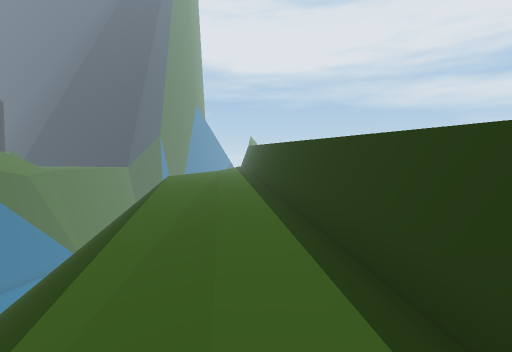
view 1 (above)

21 first-person views from a walk through a 3-D level made in the Unity game engine. The camera is 1.3 m above the floor, tilts 4° down and sees 85° across. The floor is counted in squares, 1 m on a side. Each view is taken from the middle of a square. On the plan, view 1 faces up. The plan holds only what a view shows up to about 13 squares ahead; the rest is blank. The place goes on beyond the plan. The player is left out.

view 2
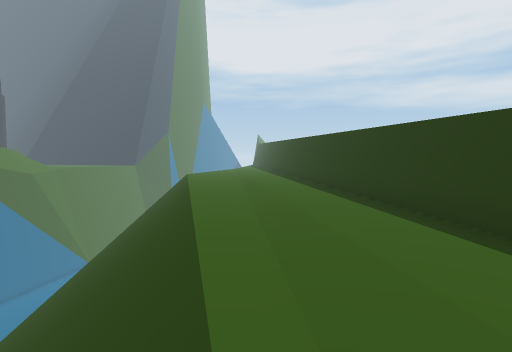

view 3
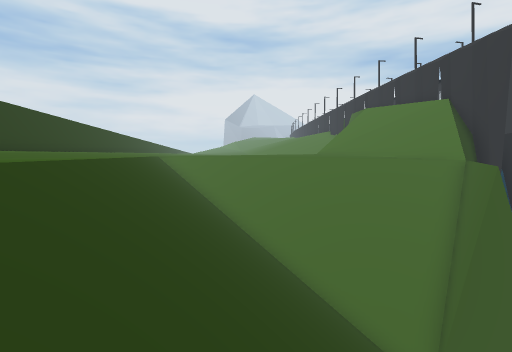

view 4
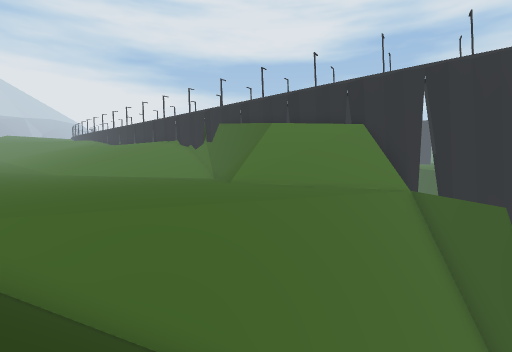

view 5
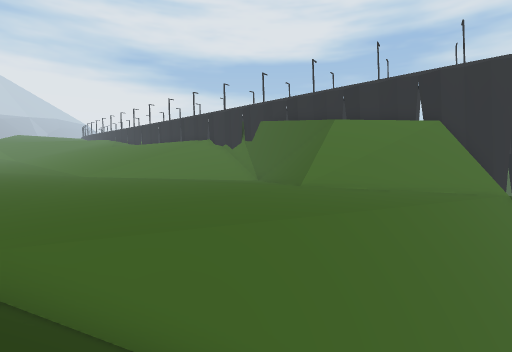

view 6
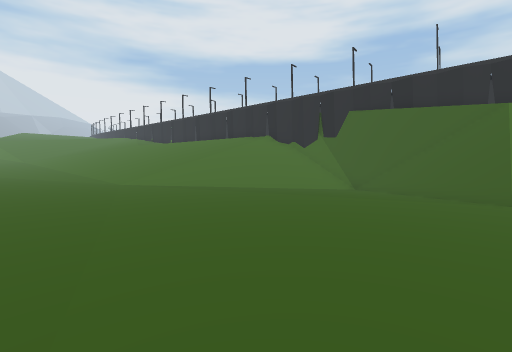

view 7
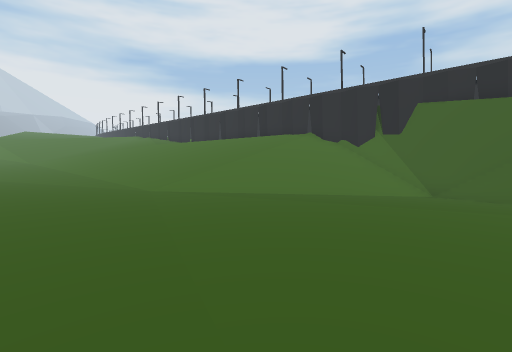

view 8
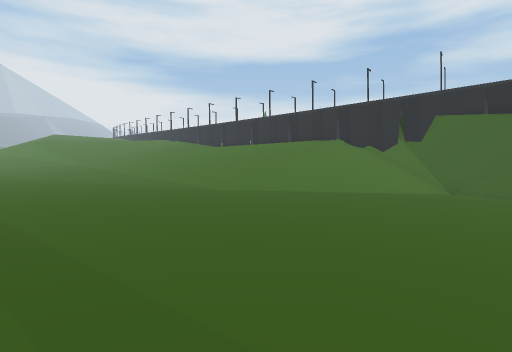

view 9
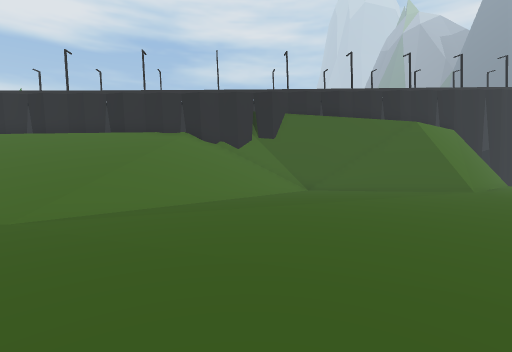

view 10
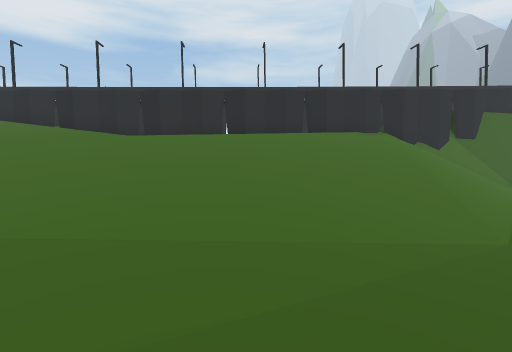

view 11
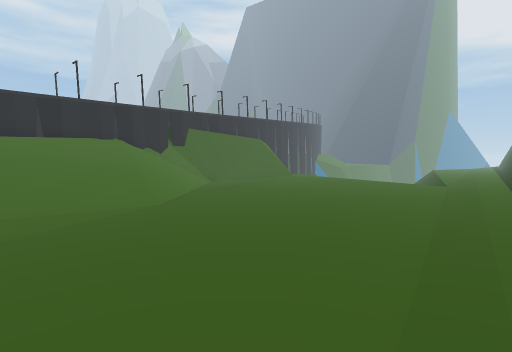

view 12
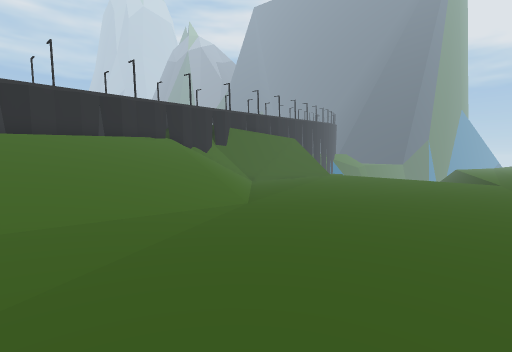

view 13
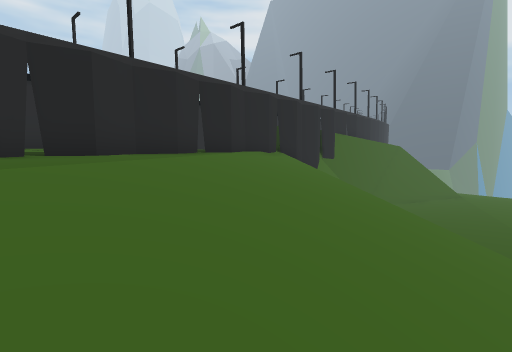

view 14
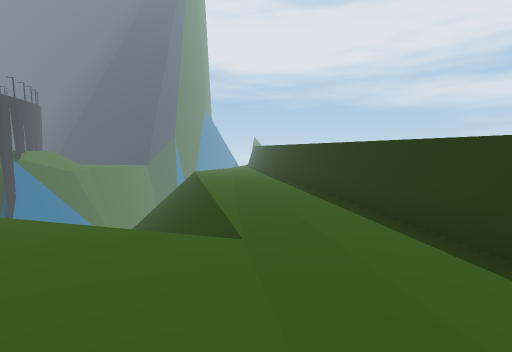

view 15
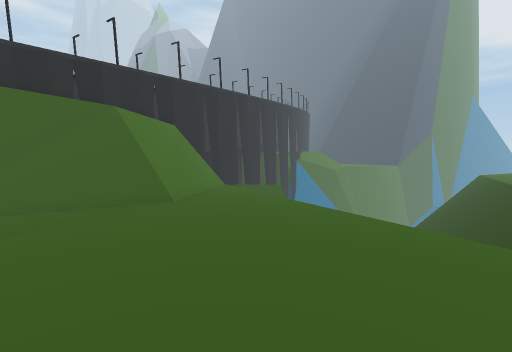

view 16
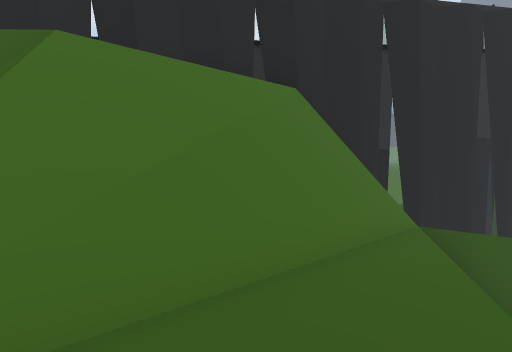

view 17
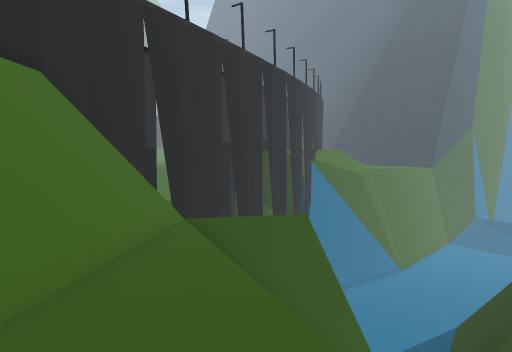

view 18
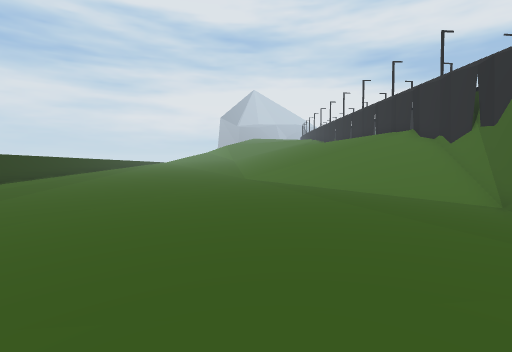

view 19
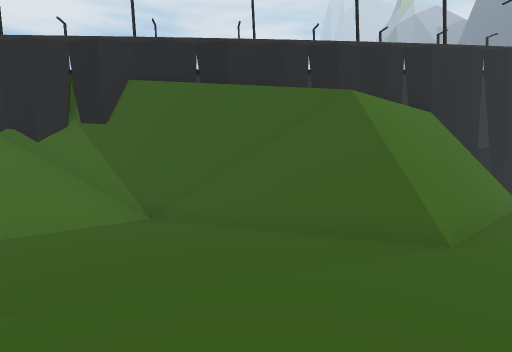

view 20
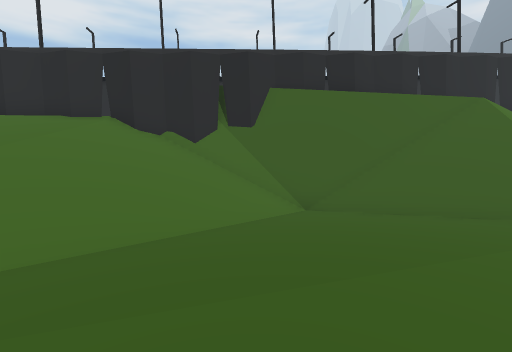

view 21
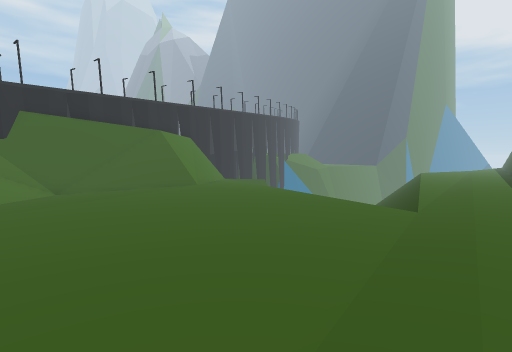

### Floor plan
Key: @ floor where view 1 was taken; # wall or solid block; . main floor; - floor 0.5 m lower than the main floor; _ floor 0.75 m lower than the main floor; : floor 1.25 m higher than the main floor; + floor 2 m higher than the main floor; * floor 2.5 m higher than the main floor; % floor 4.75 m higher than the main floor; / step, stairs or slope; = window, fence, low wall or low ledge; v drop or lower ground.
Columns run from 22 left of view 1 to 3 right of it. Each row starts with its distance up from view 1.
 16          vvvv  /
 15          vvvv////.....=#
 14           vv//////.....#
 13            v//////.....#
 12            v//////.....#
 11            ///////.....#
 10    v        ///////....#v
  9    vv   ##v ///////....#v
  8     v  v##=#///////....#v
  7 v   v  vv###=//////....#v
  6 v   v  vvv###=//////...##
  5     /vvvvvvv##=/////...=#
  4      vvv_vvvvv#=////...=#
  3      v:#..-vvvv##///...=#
  2      /v##.....vvvv///...#
  1      /vv#=.......v=//...#
  0       vv##=........./.@.#
 -1       vvv##=............#
 -2       v v##=............#
 -3       % v#=.............
 -4       #v##..............
 -5    v   v#=..............
 -6    v   v#...............
 -7        v#-..............
 -8        v#/..............
 -9        ==//..............
-10        /////.............=
-11        #/////............=
-12         #/////...........=
-13     v   v//////..........
-14     v   v///////.........
-15     v   v///////.........
-16         #///////.........
-17         #*//////........
-18         #*//////....... .
-19         #*+//////......
-20         /*+//////......
-21         #  //////.

Positions as (right, up) in squares from view 1, and headings:
1: (0, 0), facing up
2: (-2, 2), facing up
3: (-7, 16), facing down
4: (-3, 8), facing down-left
5: (-2, 5), facing down-left
6: (-2, -1), facing down-left
7: (-2, -4), facing down-left
8: (1, -4), facing down-left
9: (-1, -9), facing left
10: (-2, -18), facing left
11: (2, -18), facing up-left
12: (0, -20), facing up-left
13: (-8, -20), facing up-left
14: (-1, -5), facing up
15: (-4, -5), facing up-left
16: (-10, 1), facing left
17: (-10, 1), facing up-left
18: (-7, 1), facing down
19: (-7, -4), facing left
20: (-6, -8), facing left
21: (1, -9), facing up-left
